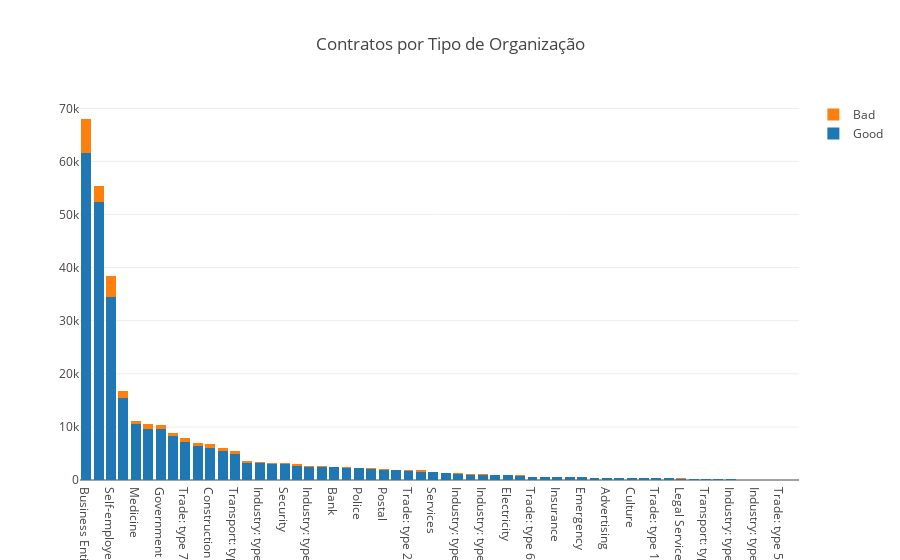

Notebook source saved alongside this figure:
### Code cell
trace1 = go.Bar(
    x = score_organization['ORGANIZATION_TYPE'],
    y = score_organization[('sum', 'Qtde', 'good_credit')],
    name = 'Good'
)
trace2 = go.Bar(
    x = score_organization['ORGANIZATION_TYPE'],
    y = score_organization[('sum', 'Qtde', 'bad_credit')],
    name = 'Bad'
)

data = [trace1, trace2]
layout = go.Layout(
    barmode='stack', 
    title='Contratos por Tipo de Organização'
)

fig = go.Figure(data=data, layout=layout)
py.iplot(fig, filename='stacked-bar')

### Figure 1 — Plotly figure (JSON) as saved in the notebook; plotly's stock layout.template omitted (floating-point values rounded to 4 significant figures)
{"data": [{"name": "Good", "type": "bar", "x": ["Business Entity Type 3", "XNA", "Self-employed", "Other", "Medicine", "Business Entity Type 2", "Government", "School", "Trade: type 7", "Kindergarten", "Construction", "Business Entity Type 1", "Transport: type 4", "Trade: type 3", "Industry: type 9", "Industry: type 3", "Security", "Housing", "Industry: type 11", "Military", "Bank", "Agriculture", "Police", "Transport: type 2", "Postal", "Security Ministries", "Trade: type 2", "Restaurant", "Services", "University", "Industry: type 7", "Transport: type 3", "Industry: type 1", "Hotel", "Electricity", "Industry: type 4", "Trade: type 6", "Industry: type 5", "Insurance", "Telecom", "Emergency", "Industry: type 2", "Advertising", "Realtor", "Culture", "Industry: type 12", "Trade: type 1", "Mobile", "Legal Services", "Cleaning", "Transport: type 1", "Industry: type 6", "Industry: type 10", "Religion", "Industry: type 13", "Trade: type 4", "Trade: type 5", "Industry: type 8"], "y": [61669, 52384, 34504, 15408, 10456, 9653, 9678, 8367, 7091, 6396, 5936, 5497, 4897, 3131, 3143, 2930, 2923, 2723, 2470, 2499, 2377, 2197, 2224, 2032, 1975, 1878, 1767, 1599, 1471, 1262, 1202, 1000, 924, 904, 887, 788, 602, 558, 563, 533, 520, 425, 394, 354, 358, 355, 317, 288, 281, 231, 192, 104, 102, 80, 58, 62, 46, 21]}, {"name": "Bad", "type": "bar", "x": ["Business Entity Type 3", "XNA", "Self-employed", "Other", "Medicine", "Business Entity Type 2", "Government", "School", "Trade: type 7", "Kindergarten", "Construction", "Business Entity Type 1", "Transport: type 4", "Trade: type 3", "Industry: type 9", "Industry: type 3", "Security", "Housing", "Industry: type 11", "Military", "Bank", "Agriculture", "Police", "Transport: type 2", "Postal", "Security Ministries", "Trade: type 2", "Restaurant", "Services", "University", "Industry: type 7", "Transport: type 3", "Industry: type 1", "Hotel", "Electricity", "Industry: type 4", "Trade: type 6", "Industry: type 5", "Insurance", "Telecom", "Emergency", "Industry: type 2", "Advertising", "Realtor", "Culture", "Industry: type 12", "Trade: type 1", "Mobile", "Legal Services", "Cleaning", "Transport: type 1", "Industry: type 6", "Industry: type 10", "Religion", "Industry: type 13", "Trade: type 4", "Trade: type 5", "Industry: type 8"], "y": [6323, 2990, 3908, 1275, 737, 900, 726, 526, 740, 484, 785, 487, 501, 361, 225, 348, 324, 235, 234, 135, 130, 257, 117, 172, 182, 96, 133, 212, 104, 65, 105, 187, 115, 62, 63, 89, 29, 41, 34, 44, 40, 33, 35, 42, 21, 14, 31, 29, 24, 29, 9, 8, 7, 5, 9, 2, 3, 3]}], "layout": {"barmode": "stack", "title": "Contratos por Tipo de Organização"}}
